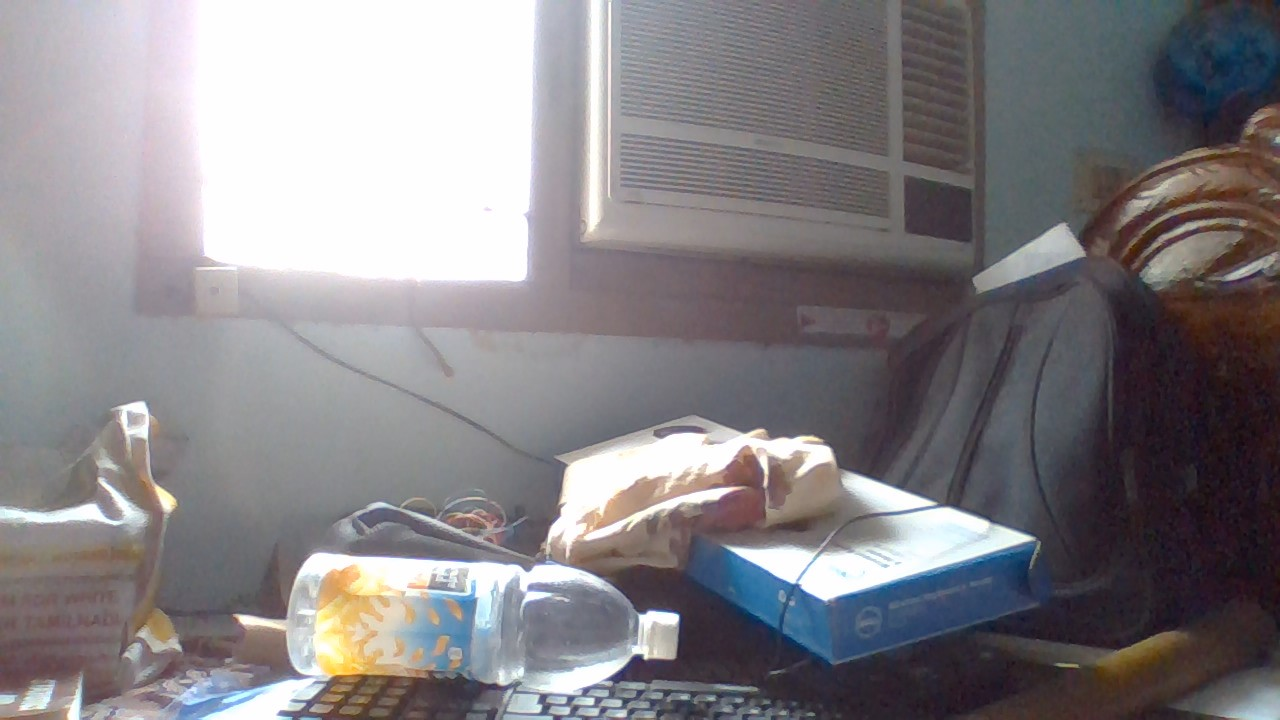
#> input picture Vision/Machine learning/OpenCV/sample.JPG, 1280 x 720 px, found by its file name
$ python Match_template.py
#> lines starting #> are read from the running program, lines starting #| are printed output that depends on the picture; after the words box and inside, x2 and y2 are one past the last pixel; in counts of white or black regions, pixels touching at a corner belong together
import cv2
import numpy as np

img_rgb = cv2.imread('sample.jpg')
#> img_rgb is the input picture: shape (720, 1280, 3); mean B, G, R 134, 130.4, 133.7
img_gray = cv2.cvtColor(img_rgb, cv2.COLOR_BGR2GRAY)
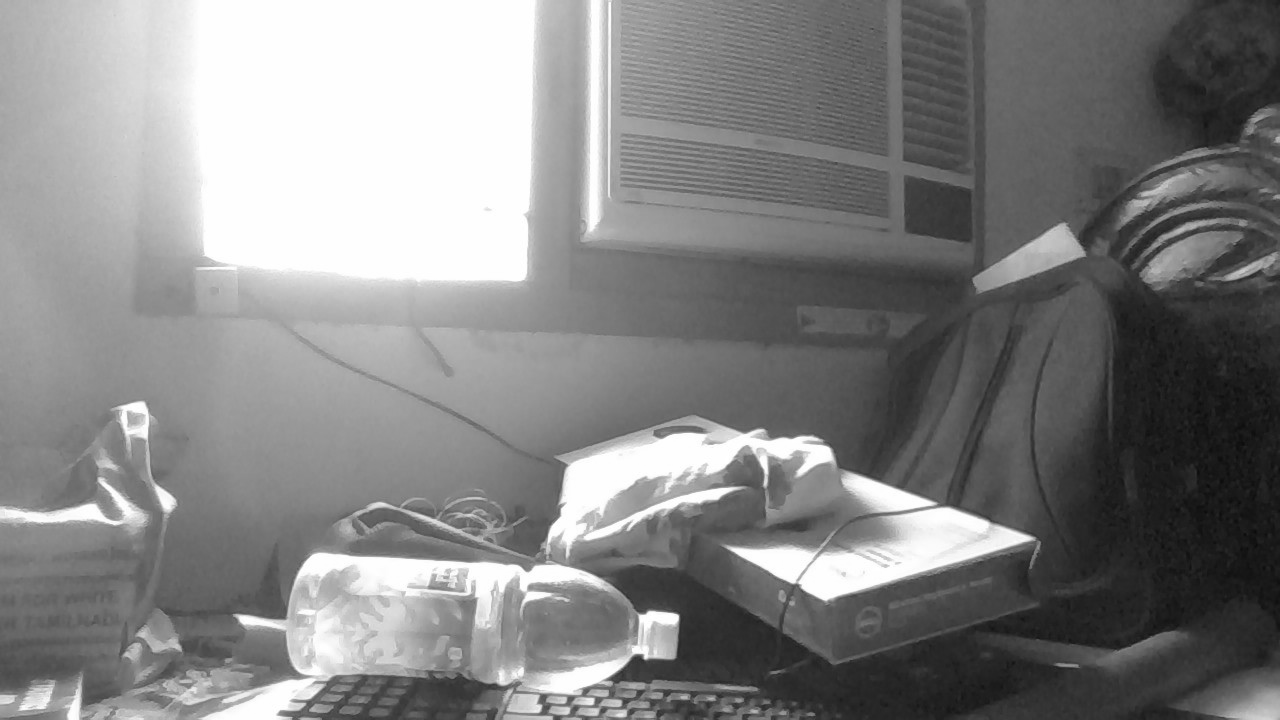
#> img_gray: shape (720, 1280); min 11, max 255, mean 131.8

template = cv2.imread('test1.jpg',0)
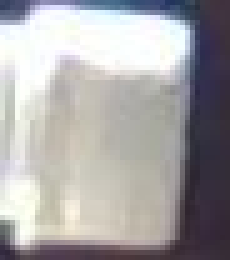
#> input picture Vision/Machine learning/OpenCV/test1.JPG, 46 x 52 px, found by its file name (shown 5 times larger)
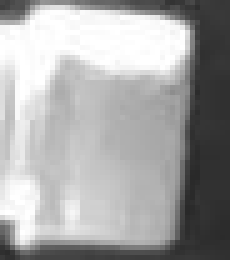
#> template: shape (52, 46) (shown 5 times larger); min 41, max 255, mean 166.4
w, h = template.shape[::-1]
#> w = 46; h = 52
res = cv2.matchTemplate(img_gray,template,cv2.TM_CCOEFF_NORMED)
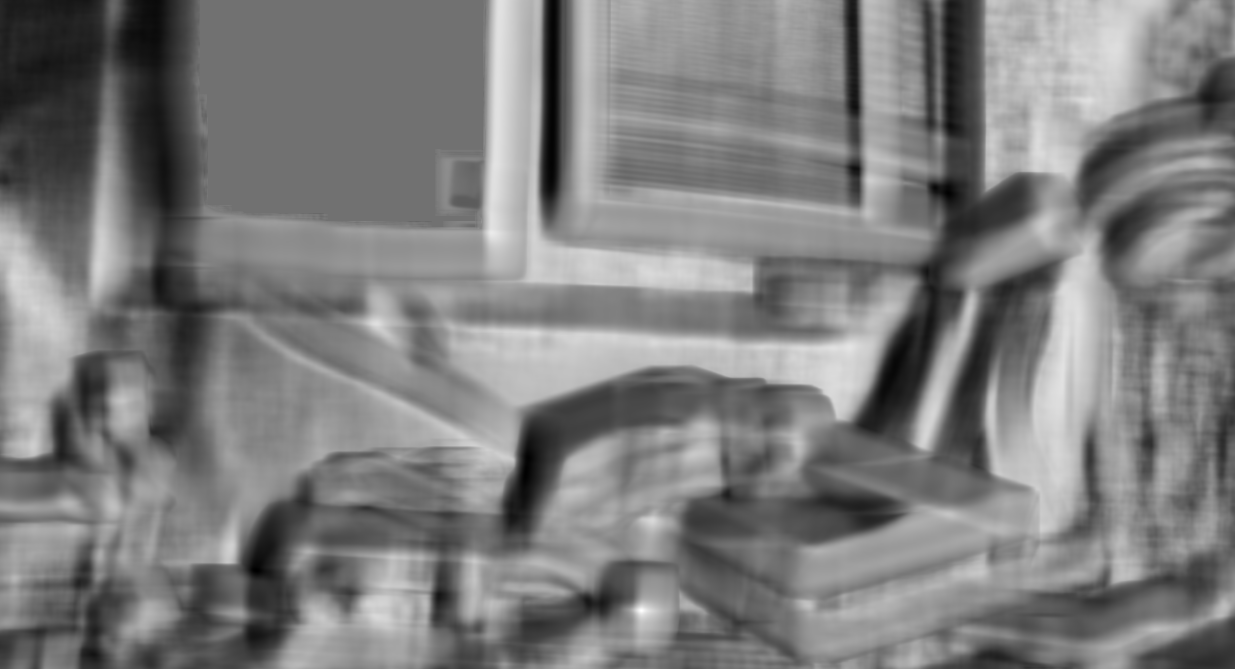
#> res: shape (669, 1235) float32; min -0.799, max 0.999, mean 0.0865; drawn with min black and max white
threshold = 0.9
loc = np.where( res >= threshold)
#> loc = 19 positions, rows 608 to 612, columns 639 to 644
for pt in zip(*loc[::-1]):
    cv2.rectangle(img_rgb, pt, (pt[0] + w, pt[1] + h), (0,255,255), 2)
#> this loop made 19 passes
#> pt on passes 1 to 12: (641, 608), (639, 609), (640, 609), (641, 609), (642, 609), (643, 609), (639, 610), (640, 610), (641, 610), (642, 610), (643, 610), (644, 610)
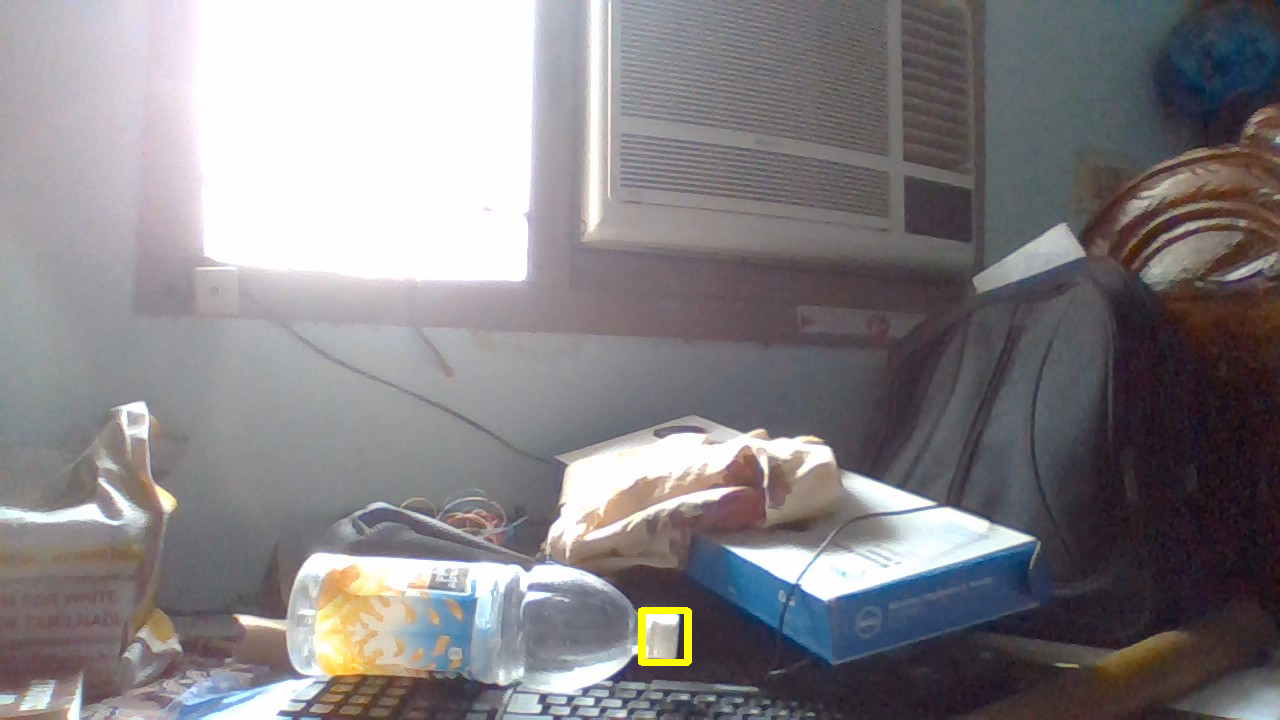
#> img_rgb: shape (720, 1280, 3); 0.16% of pixels changed, all inside (x1, y1, x2, y2) = (638, 607, 692, 666)

cv2.imshow('Detected',img_rgb)
